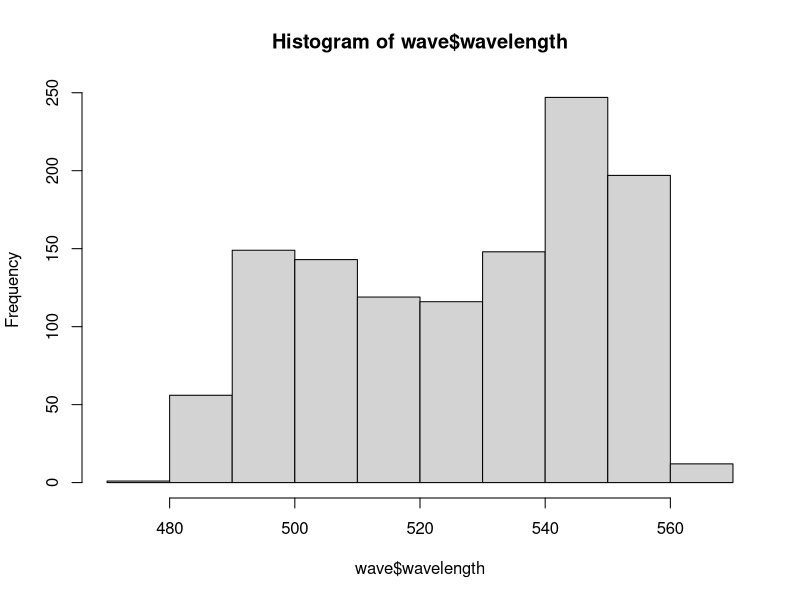
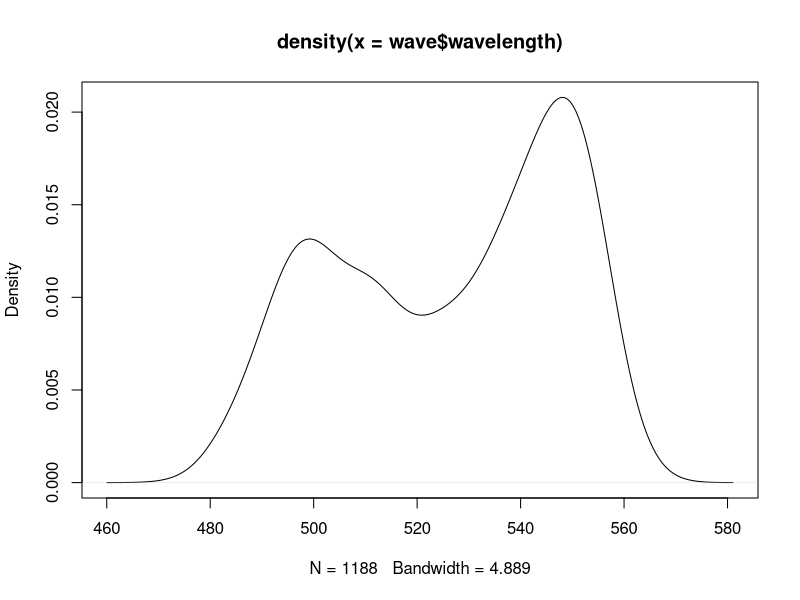
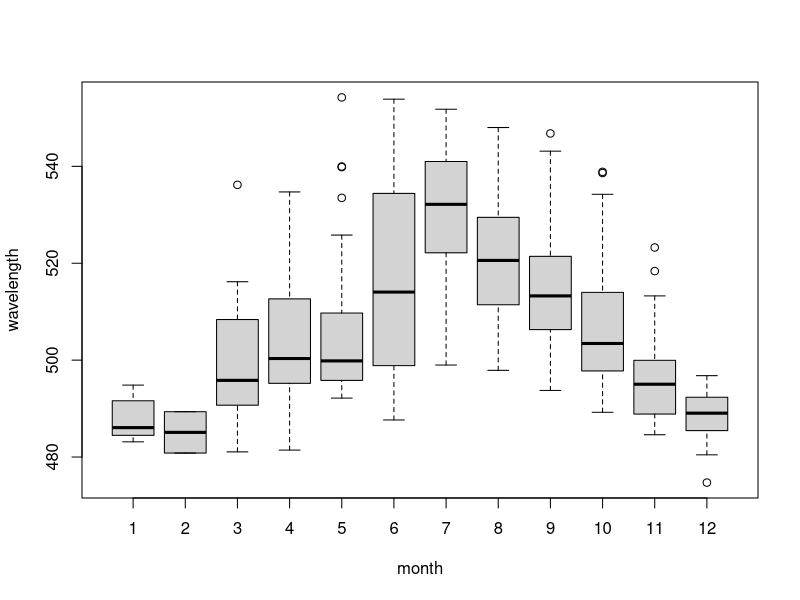
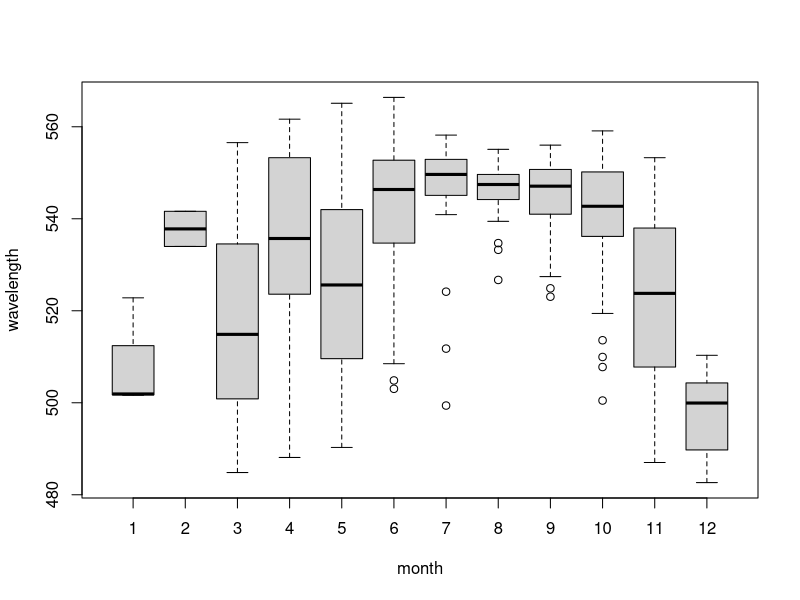
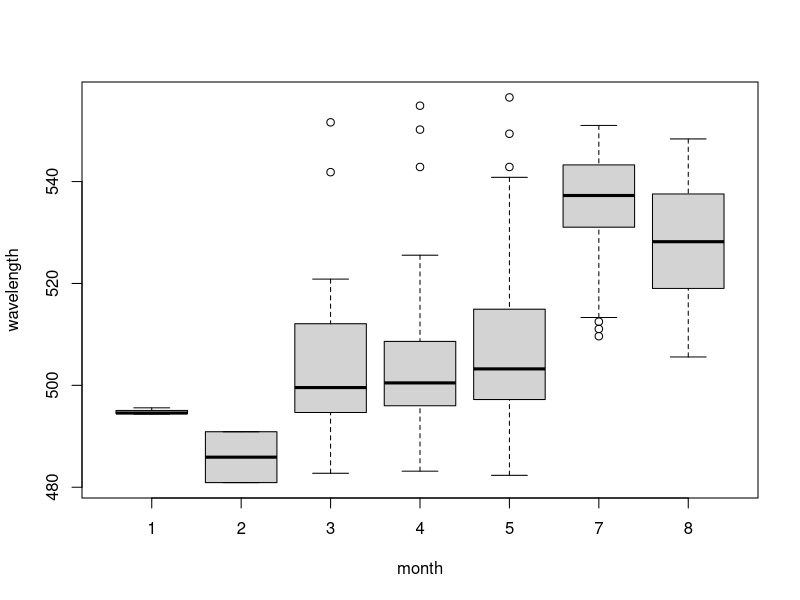
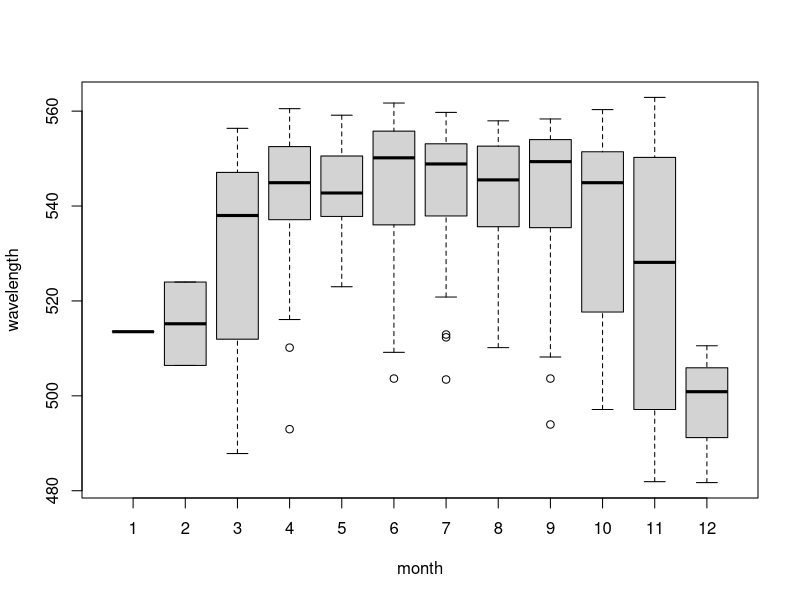
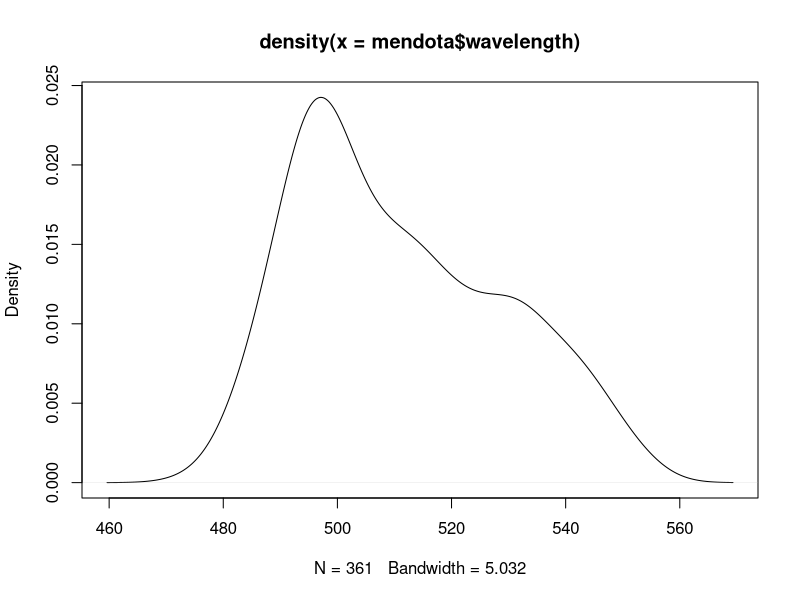
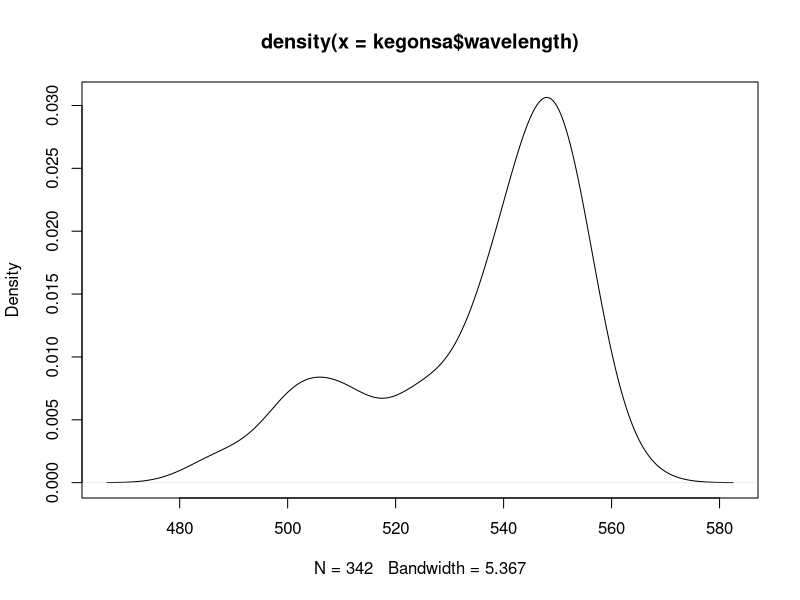

These figures' R source, in order: (Note: this script raises an error after producing the figures.)
## working to see if I can differentiate lake colors based on mode or mean
# for the Yahara Chain
library(tidyverse)
library(modeest)

wave = read.csv("wavelengths_v2.csv")

names(wave) = c("lake", "month", "wavelength")

wave = wave %>% mutate(wavelength = sub(".* ", "", wavelength)   )

wave$wavelength = as.numeric(wave$wavelength)

hist(wave$wavelength)
plot(density(wave$wavelength))

mendota = wave %>% filter(lake == "ME")
kegonsa = wave %>% filter(lake == "KE")
monona = wave %>% filter(lake == "MO")
wingra = wave %>% filter(lake == "WI")

boxplot(wavelength~ month, data = mendota)
boxplot(wavelength~ month, data = kegonsa)
boxplot(wavelength~ month, data = monona)
boxplot(wavelength~month, data = wingra)


plot(density(mendota$wavelength))
plot(density(kegonsa$wavelength))

meMode = mlv(mendota$wavelength, method = "meanshift")
moMode = mlv(monona$wavelength, method = "meanshift")
keMode = mlv(kegonsa$wavelength, method = "meanshift")
wiMode = mlv(wingra$wavelength, method = "meanshift")

test = mlv(waveMean$`mean(wavelength)`, method = "meanshift")

plot(density(waveMean$`mean(wavelength)`))

# estimate the mode from the density distribution
### Could it be that the months will more datapoints are biasing the estimates towards green?

# Need to have the mode, not the average!

waveMean = mendota %>% group_by(month) %>%  summarize(mean(wavelength))



# work to calculate the mode of the modes so that each months is weighted equally


wiMonthModes = wingra %>% 
  filter(month > 1) %>% 
  group_by(month)  %>% 
  summarize(modeWave = mlv(wavelength, method = "meanshift"))
 
wiMonthModes[12, ] = list(1, 513.51)   


wiMonMode = mlv(wiMonthModes$modeWave, method = "meanshift")
mlv(wingra$wavelength, method = "meanshift")
wiMonMode

sapply(wingra$wavelength, FUN = "mean")
                                        
